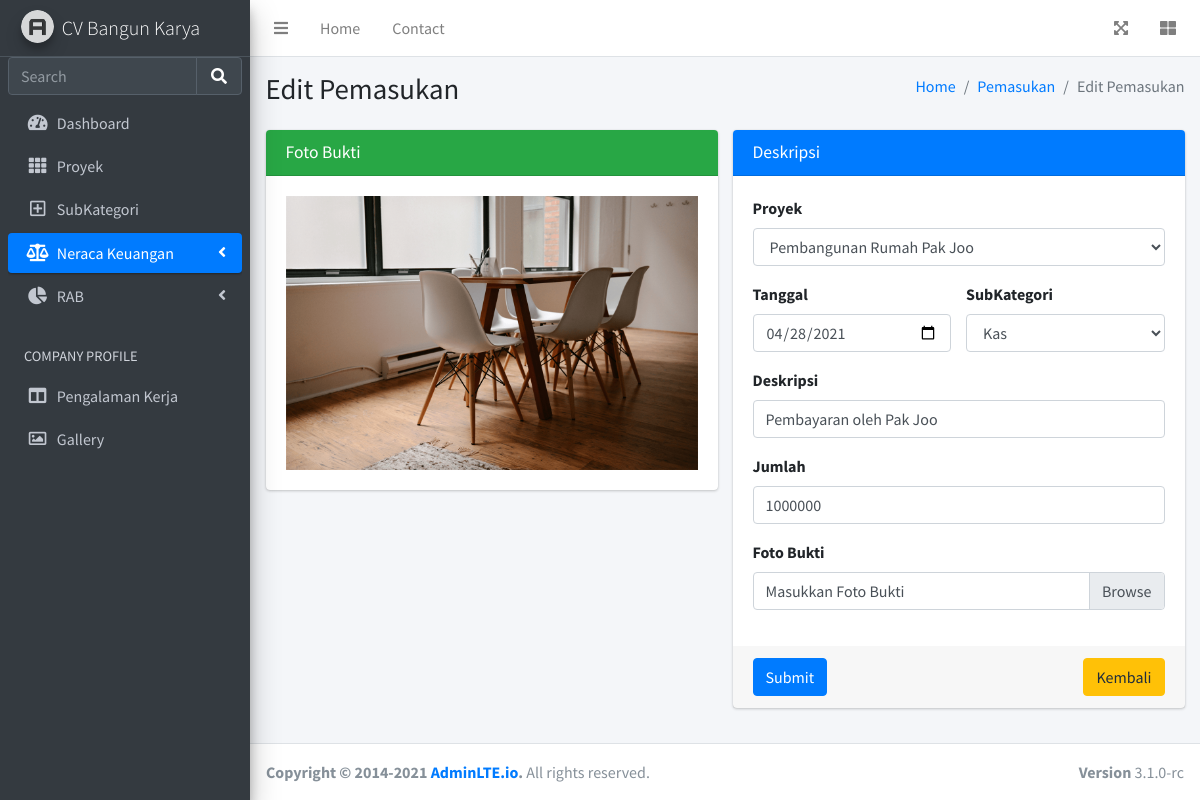
The page /pemasukan/edit/1 on the database as committed earlier.
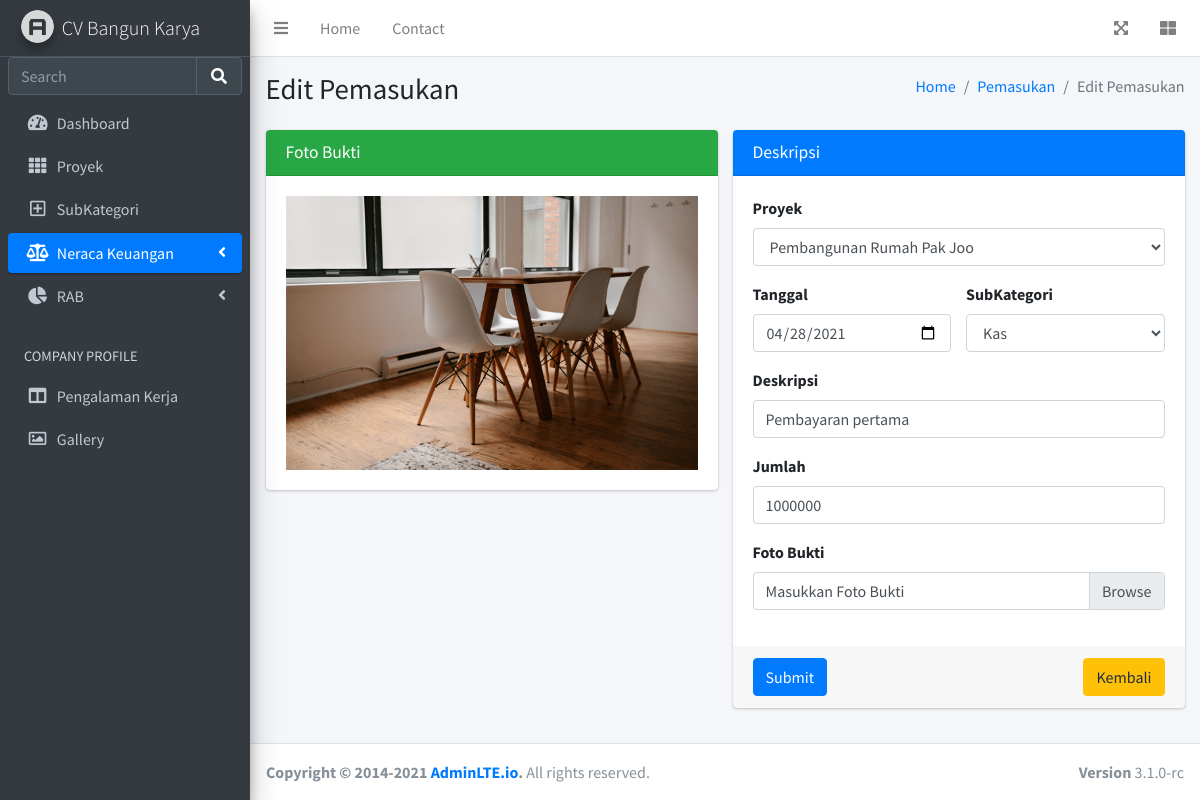
The same page on the database as committed later.
### app.py (models this page shows)
class Pemasukan(db.Model):
    id = db.Column(db.Integer, primary_key=True)
    nama_proyek = db.Column(db.String(100), nullable=False)
    tanggal = db.Column(db.String(20), nullable=False)
    subkategori = db.Column(db.String(100), nullable=False)
    deskripsi = db.Column(db.String(100), nullable=False)
    jumlah = db.Column(db.String(50), nullable=False)
    bukti = db.Column(db.String(200), nullable=True)
    date_created = db.Column(db.DateTime, default=datetime.utcnow)

class Proyek(db.Model):
    id = db.Column(db.Integer, primary_key=True)
    nama_proyek = db.Column(db.String(100), nullable=False)
    lokasi = db.Column(db.String(200), nullable=False)
    nama_klien = db.Column(db.String(100), nullable=False)
    no_hp = db.Column(db.String(20), nullable=False)
    tgl_mulai = db.Column(db.String(20), nullable=False)
    tgl_selesai = db.Column(db.String(20), nullable=False)
    date_created = db.Column(db.DateTime, default=datetime.utcnow)

class SubkategoriNeraca(db.Model):
    id = db.Column(db.Integer, primary_key=True)
    nama = db.Column(db.String(100), nullable=False)
    kategori = db.Column(db.String(200), nullable=False)
    date_created = db.Column(db.DateTime, default=datetime.utcnow)

### app.py (the view)
@app.route('/pemasukan/edit/<int:id>', methods=['POST', 'GET'])
def pemasukan_edit(id):
    pemasukan = Pemasukan.query.get_or_404(id)
    if request.method == 'POST':
        pemasukan.bukti=request.form['bukti']
        pemasukan.nama_proyek=request.form['nama_proyek']
        pemasukan.tanggal=request.form['tanggal']
        pemasukan.subkategori=request.form['subkategori']
        pemasukan.deskripsi=request.form['deskripsi']
        pemasukan.jumlah=request.form['jumlah']
        try:
            db.session.commit()
            flash('Data Pemasukan Berhasil Diubah', 'bg-success')
            return redirect('/pemasukan')
        except:
            flash('Data Gagal Diubah, Silahkan Coba Lagi', 'bg-danger')
            return redirect('/pemasukan')
    else:
        proyek = Proyek.query.all()
        sub = SubkategoriNeraca.query.filter_by(kategori='Pemasukan').all()
        return render_template('/pemasukan/pemasukan_edit.html', pemasukan = pemasukan, subkategori = sub, proyeks = proyek)

### templates/pemasukan/pemasukan_edit.html (shortened to what the changed rows need)
{% extends 'base.html' %}
{% block body %}
<div class="content-wrapper">
    <section class="content-header">
      <div class="container-fluid">
        <div class="row mb-2">
          <div class="col-sm-6">
            <h1>Edit Pemasukan</h1>
          </div>
        </div>
      </div>
    </section>
    <section class="content">
      <div class="container-fluid">
        <div class="row">
          <div class="col-md-6">
            <div class="card card-primary">
              <form action="/pemasukan/edit/{{ pemasukan.id }}" method="POST">
                <div class="card-body">
                    <div class="form-group">
                        <label>Proyek</label>
                        <select class="form-control" name="nama_proyek" style="width: 100%;">
                          {% for proyek in proyeks %}
                          <option {% if pemasukan.nama_proyek == proyek.nama_proyek %} value="{{ proyek.nama_proyek }}" selected {% endif %}>{{ proyek.nama_proyek }}</option>
                          {% endfor %}
                        </select>
                      </div>
                      <div class="row">
                        <div class="col">
                          <div class="form-group">
                          <label for="exampleInputEmail1">Tanggal</label>
                          <input type="date" class="form-control" name="tanggal" value="{{ pemasukan.tanggal }}">
                        </div>
                      </div>
                      <div class="col">
                        <div class="form-group">
                          <label>SubKategori</label>
                          <select class="form-control" name="subkategori" style="width: 100%;">
                            {% for sub in subkategori %}
                            <option {% if pemasukan.subkategori == sub.nama %} value="{{ sub.nama }}" selected {% endif %}>{{ sub.nama }}</option>
                            {% endfor %}
                          </select>
                        </div>
                      </div>
                      </div>
                      <div class="form-group">
                      <label for="exampleInputEmail1">Deskripsi</label>
                      <input type="text" class="form-control" name="deskripsi" value="{{ pemasukan.deskripsi}}" placeholder="Masukkan deskripsi">
                      </div>
                      <div class="form-group">
                      <label for="exampleInputEmail1">Jumlah</label>
                      <input type="text" class="form-control" name="jumlah" value="{{ pemasukan.jumlah }}" placeholder="Masukkan jumlah">
                      </div>
                </div>
              </form>
            </div>
          </div>
        </div>
      </div>
    </section>
  </div>
{% endblock %}

Rows that differ between the two databases and show on the page:
changed Pemasukan "Pembangunan Rumah Pak Joo": deskripsi "Pembayaran oleh Pak Joo" → "Pembayaran pertama"
